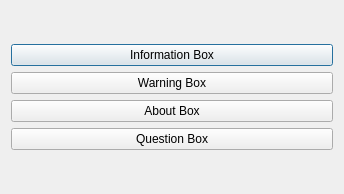
<?xml version="1.0" encoding="UTF-8"?>
<ui version="4.0">
 <class>Dialog</class>
 <widget class="QDialog" name="Dialog">
  <property name="geometry">
   <rect>
    <x>0</x>
    <y>0</y>
    <width>344</width>
    <height>194</height>
   </rect>
  </property>
  <property name="windowTitle">
   <string>Dialog</string>
  </property>
  <layout class="QVBoxLayout" name="verticalLayout_2">
   <item>
    <layout class="QVBoxLayout" name="verticalLayout">
     <item>
      <widget class="QPushButton" name="pushButton">
       <property name="text">
        <string>Information Box</string>
       </property>
      </widget>
     </item>
     <item>
      <widget class="QPushButton" name="pushButton_2">
       <property name="text">
        <string>Warning Box</string>
       </property>
      </widget>
     </item>
     <item>
      <widget class="QPushButton" name="pushButton_3">
       <property name="text">
        <string>About Box</string>
       </property>
      </widget>
     </item>
     <item>
      <widget class="QPushButton" name="pushButton_4">
       <property name="text">
        <string>Question Box</string>
       </property>
      </widget>
     </item>
    </layout>
   </item>
  </layout>
 </widget>
 <resources/>
 <connections/>
</ui>
